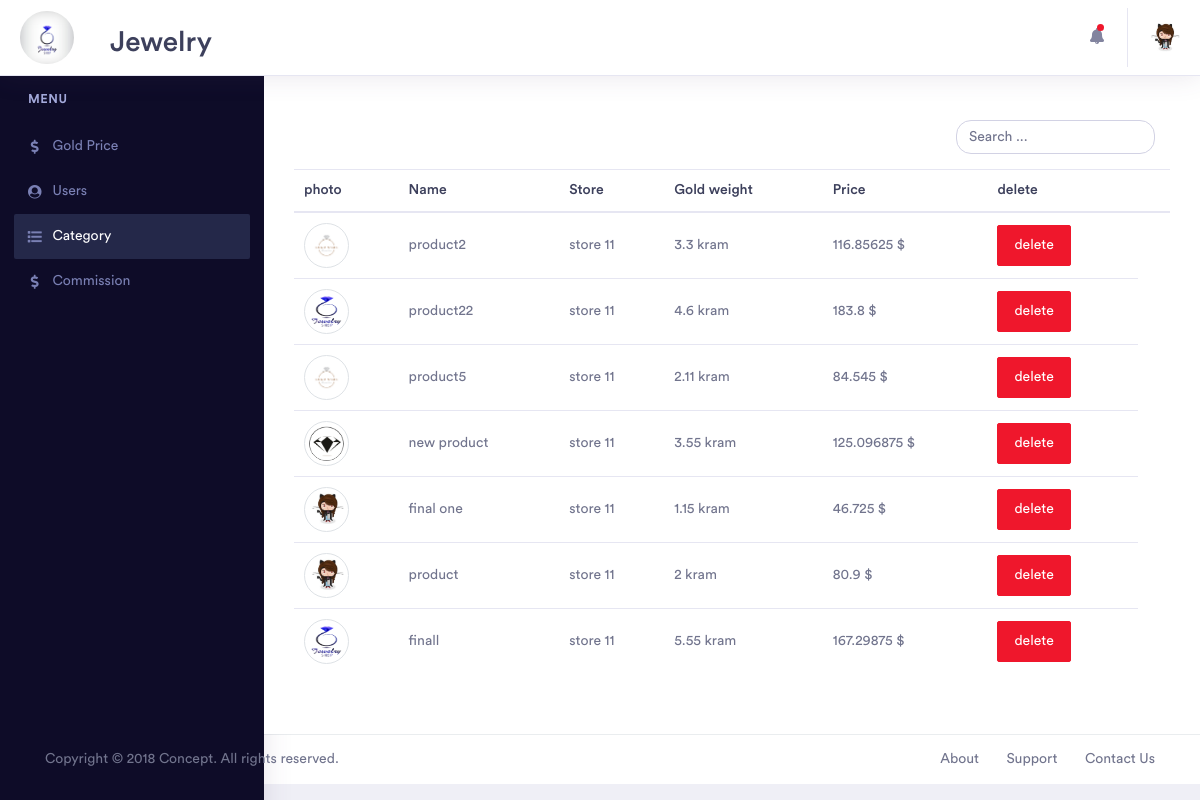
The app's page /product.php?data=1 (signed in) with its own data.
### tables this page shows
CREATE TABLE `product` (
  `id` int(11) NOT NULL,
  `name` varchar(500) NOT NULL,
  `photo` varchar(500) NOT NULL,
  `cat_id` int(11) NOT NULL,
  `gold_weight` float NOT NULL,
  `gold_kerat` int(11) NOT NULL,
  `manuf` float NOT NULL,
  `store_id` int(11) NOT NULL,
  `number` varchar(500) NOT NULL,
  `number_buy` int(11) NOT NULL DEFAULT '0'
);

CREATE TABLE `stores` (
  `id` int(11) NOT NULL,
  `name` varchar(500) NOT NULL,
  `address` varchar(500) NOT NULL,
  `mobile` varchar(500) NOT NULL,
  `image` varchar(500) NOT NULL,
  `f_link` varchar(500) NOT NULL,
  `g_link` varchar(500) NOT NULL
);

CREATE TABLE `price_gold` (
  `id` int(11) NOT NULL,
  `price_12` float NOT NULL,
  `price_14` float NOT NULL,
  `price_18` float NOT NULL,
  `price_21` float NOT NULL,
  `price_22` float NOT NULL,
  `price_24` float NOT NULL,
  `last_update` datetime NOT NULL
);

### core/admin.class.php (called while the page is built, shortened)
<?php
class admin
{
    private $conn;
    public function __construct()
    {
        $this->conn = mysqli_connect("localhost", "root", "", "jewelry");
    }
    public function admin_info($id){
        $result=mysqli_query($this->conn,"select * from admin where id=$id");
        if(mysqli_num_rows($result)>0){
            $data=array();
            while($row=mysqli_fetch_array($result)){
                $data[]=$row;
            }
        }
        return $data;
    }
    public function display_products($cat_id)
    {
        if ($cat_id == '0') {
            $result_pro = mysqli_query($this->conn, "select * from product");
        } else {
            $result_pro = mysqli_query($this->conn, "select * from product where cat_id=$cat_id");
        }
        if (mysqli_num_rows($result_pro) > 0) {
            $row = array();
            while ($row_prod = mysqli_fetch_array($result_pro)) {
                $row[] = $row_prod;
            }
            return $row;
        } else {
            return null;
        }
    }
    public function get_store_name($store_id)
    {
        $result_store = mysqli_query($this->conn, "select name from stores where id=$store_id");
        while ($name = mysqli_fetch_array($result_store)) {
            $store_name = $name['name'];
        }
        return $store_name;
    }
    public function get_price($gold_kerat)
    {
        $result_price = mysqli_query($this->conn, 'select * from price_gold');
        while ($price_data = mysqli_fetch_array($result_price)) {
            if ($gold_kerat == '24') {
                $price = $price_data['price_24'];
            } else if ($gold_kerat == '22') {
                $price = $price_data['price_22'];
            } else if ($gold_kerat == '21') {
                $price = $price_data['price_21'];
            } else if ($gold_kerat == '18') {
                $price = $price_data['price_18'];
            } else if ($gold_kerat == '14') {
                $price = $price_data['price_14'];
            } else {
                $price = $price_data['price_12'];
            }
        }
        return $price;
    }
}

### product.php (the view, shortened to what this page needs)
<?php
include_once "core/admin.class.php";
$obj = new admin();
?>
<!doctype html>
<html lang="en">
<head>
    <link rel="stylesheet" href="assets/vendor/bootstrap/css/bootstrap.min.css">
    <link href="assets/vendor/fonts/circular-std/style.css" rel="stylesheet">
    <link rel="stylesheet" href="assets/libs/css/style.css">
    <link rel="stylesheet" href="assets/vendor/fonts/fontawesome/css/fontawesome-all.css">
    <link rel="stylesheet" href="assets/vendor/charts/chartist-bundle/chartist.css">
    <link rel="stylesheet" href="assets/vendor/charts/morris-bundle/morris.css">
    <link rel="stylesheet" href="assets/vendor/fonts/material-design-iconic-font/css/materialdesignicons.min.css">
    <link rel="stylesheet" href="assets/vendor/charts/c3charts/c3.css">
    <link rel="stylesheet" href="assets/vendor/fonts/flag-icon-css/flag-icon.min.css">
    <link rel="stylesheet" href="assets/style/style.css">
</head>
<body>
    <div class="dashboard-main-wrapper">
        <div class="dashboard-header">
            <nav class="navbar navbar-expand-lg bg-white fixed-top">
                <a class="navbar-brand" href="main.html">
                    <img src="assets/img/logo.jpg" alt="logo" id="logo">
                </a>
                <h2 id="logo-h"> Jewelry</h2>
                <div class="collapse navbar-collapse " id="navbarSupportedContent">
                    <ul class="navbar-nav ml-auto navbar-right-top">
                        <li class="nav-item dropdown notification">
                            <a class="nav-link nav-icons" href="#" id="navbarDropdownMenuLink1" data-toggle="dropdown"
                                aria-haspopup="true" aria-expanded="false"><i class="fas fa-fw fa-bell"></i> <span
                                    class="indicator"></span></a>
                        </li>
                        <li class="nav-item dropdown nav-user">
                        <?php $result=$obj->admin_info($_SESSION['login_id']);
                            foreach($result as $data){
                        ?>
                            <a class="nav-link nav-user-img" href="#" id="navbarDropdownMenuLink2" data-toggle="dropdown" aria-haspopup="true" aria-expanded="false">
                                <img src="assets/admin_img/<?=$data['photo']?>" alt="" class="user-avatar-md rounded-circle">
                            </a>
                            <?php } ?>
                        </li>
                    </ul>
                </div>
            </nav>
        </div>
        <div class="nav-left-sidebar sidebar-dark">
            <div class="menu-list">
                <nav class="navbar navbar-expand-lg navbar-light">
                    <div class="collapse navbar-collapse" id="navbarNav">
                        <ul class="navbar-nav flex-column">
                            <li class="nav-divider">
                                Menu
                            </li>
                            <li class="nav-item ">
                                <a class="nav-link " href="main.php">
                                    <i class="fa fa-fw fa-dollar-sign"></i>Gold Price</a>
                            </li>
                            <li class="nav-item">
                                <a class="nav-link" href="users.php">
                                    <i class="fa fa-fw fa-user-circle"></i>Users</a>
                            </li>
                            <li class="nav-item">
                                <a class="nav-link  active" href="category.php">
                                    <i class="fas fa-fw fa-list"></i>Category</a>
                            </li>
                            <li class="nav-item ">
                                <a class="nav-link" href="commission.php">
                                    <i class="fa fa-fw fa-dollar-sign"></i>Commission</a>
                            </li>
                        </ul>
                    </div>
                </nav>
            </div>
        </div>
        <div class="dashboard-wrapper">
            <div class="dashboard-ecommerce">
                <div class="container-fluid dashboard-content ">
                    <form class="form-inline form-search" name="Search" method="post" enctype="multipart/form-data">
                        <div class="form-group">
                            <input type="text" class="form-control search-text" id="search" placeholder="Search ..."
                                name="text">
                        </div>
                    </form>
                    <div class="table-users">
                        <table class="table table-hover dataTable">
                            <thead>
                                <tr>
                                    <th>photo</th>
                                    <th>Name</th>
                                    <th>Store</th>
                                    <th>Gold weight</th>
                                    <th>Price</th>
                                    <th>delete<th>
                                </tr>
                            </thead>
                            <tbody id="result_search">
                                <?php
                                $result_product = $obj->display_products($_GET['data']);
                                if($result_product!= null){
                                foreach ($result_product as $ydata) {?>
                                    <tr data-id="<?php echo $ydata['id'] ?>">
                                        <td><img src="assets/product_img/<?=$ydata['photo']?>" alt="personal photo" class="img-thumbnail rounded-circle" id="personal-photo"></td>
                                        <td><?=$ydata['name'];?></td>
                                        <td><?=$obj->get_store_name($ydata['store_id']);?></td>
                                        <td><?=$ydata['gold_weight'];?> kram</td>
                                        <td><?=($ydata['gold_weight']*$obj->get_price($ydata['gold_kerat'])+$ydata['manuf']); ?> $</td>
                                        <td><a href="javascript:delete_product(<?php echo $ydata['id'] ?>);" class="btn btn-danger">delete</a></td>
                                   </tr>
                                  <?php }
                                  }else{?>
                                      <tr><?php echo "No Products";?></tr>
                                 <?php }?>
                            </tbody>
                        </table>
                    </div>
                </div>
            </div>
        </div>
            <div class="footer">
                <div class="container-fluid">
                    <div class="row">
                        <div class="col-xl-6 col-lg-6 col-md-6 col-sm-12 col-12">
                            Copyright © 2018 Concept. All rights reserved.
                        </div>
                        <div class="col-xl-6 col-lg-6 col-md-6 col-sm-12 col-12">
                            <div class="text-md-right footer-links d-none d-sm-block">
                                <a href="javascript: void(0);">About</a>
                                <a href="javascript: void(0);">Support</a>
                                <a href="javascript: void(0);">Contact Us</a>
                            </div>
                        </div>
                    </div>
                </div>
            </div>
        </div>
</body>
</html>

### assets/style/style.css (style rules this page uses)
* { margin: 0; padding: 0; -webkit-box-sizing: border-box; -moz-box-sizing: border-box; -webkit-box-sizing: border-box; box-sizing: border-box; }
#logo { width: 54px; border-radius: 100px; }
#logo-h { padding-top: 25px; }
.form-search { float: right; margin: 15px; }
.search-text { border-radius: 15px }
#personal-photo { width: 45px; height: 45px; }

### records on screen
product: photo (picture), name "product2", store.name "store 11", gold_weight "3.3", gold_weight+gold_kerat+manuf "116.85625"
product: photo (picture), name "product22", store.name "store 11", gold_weight "4.6", gold_weight+gold_kerat+manuf "183.8"
product: photo (picture), name "product5", store.name "store 11", gold_weight "2.11", gold_weight+gold_kerat+manuf "84.545"
product: photo (picture), name "new product", store.name "store 11", gold_weight "3.55", gold_weight+gold_kerat+manuf "125.096875"
product: photo (picture), name "final one", store.name "store 11", gold_weight "1.15", gold_weight+gold_kerat+manuf "46.725"
product: photo (picture), name "product", store.name "store 11", gold_weight "2", gold_weight+gold_kerat+manuf "80.9"
product: photo (picture), name "finall", store.name "store 11", gold_weight "5.55", gold_weight+gold_kerat+manuf "167.29875"
